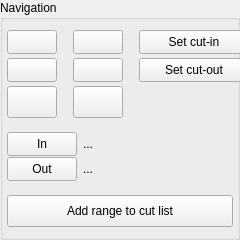
<ui version="4.0" >
 <class>TTCutFrameNavigation</class>
 <widget class="QWidget" name="TTCutFrameNavigation" >
  <property name="geometry" >
   <rect>
    <x>0</x>
    <y>0</y>
    <width>240</width>
    <height>240</height>
   </rect>
  </property>
  <property name="sizePolicy" >
   <sizepolicy vsizetype="Minimum" hsizetype="Minimum" >
    <horstretch>0</horstretch>
    <verstretch>0</verstretch>
   </sizepolicy>
  </property>
  <property name="minimumSize" >
   <size>
    <width>240</width>
    <height>240</height>
   </size>
  </property>
  <property name="windowTitle" >
   <string>Form</string>
  </property>
  <layout class="QGridLayout" >
   <property name="margin" >
    <number>0</number>
   </property>
   <property name="spacing" >
    <number>0</number>
   </property>
   <item row="0" column="0" >
    <widget class="QGroupBox" name="gbNavigation" >
     <property name="sizePolicy" >
      <sizepolicy vsizetype="Minimum" hsizetype="Minimum" >
       <horstretch>0</horstretch>
       <verstretch>0</verstretch>
      </sizepolicy>
     </property>
     <property name="minimumSize" >
      <size>
       <width>0</width>
       <height>0</height>
      </size>
     </property>
     <property name="sizeIncrement" >
      <size>
       <width>1</width>
       <height>0</height>
      </size>
     </property>
     <property name="title" >
      <string>Navigation</string>
     </property>
     <layout class="QGridLayout" >
      <property name="margin" >
       <number>4</number>
      </property>
      <property name="spacing" >
       <number>4</number>
      </property>
      <item row="0" column="0" >
       <layout class="QGridLayout" >
        <property name="horizontalSpacing" >
         <number>16</number>
        </property>
        <property name="verticalSpacing" >
         <number>4</number>
        </property>
        <item row="0" column="0" >
         <widget class="QPushButton" name="pbPrevIFrame" >
          <property name="sizePolicy" >
           <sizepolicy vsizetype="Fixed" hsizetype="Minimum" >
            <horstretch>1</horstretch>
            <verstretch>0</verstretch>
           </sizepolicy>
          </property>
          <property name="minimumSize" >
           <size>
            <width>50</width>
            <height>24</height>
           </size>
          </property>
          <property name="maximumSize" >
           <size>
            <width>50</width>
            <height>32</height>
           </size>
          </property>
          <property name="toolTip" >
           <string comment="Go to previos I-Frame" />
          </property>
          <property name="layoutDirection" >
           <enum>Qt::LeftToRight</enum>
          </property>
          <property name="autoFillBackground" >
           <bool>false</bool>
          </property>
          <property name="text" >
           <string/>
          </property>
          <property name="icon" >
           <iconset resource="framenavigationwidget.qrc" >
            <normaloff>:/pixmaps/pixmaps/goto-previ.png</normaloff>
            <normalon>:/pixmaps/pixmaps/goto-previ.png</normalon>:/pixmaps/pixmaps/goto-previ.png</iconset>
          </property>
          <property name="iconSize" >
           <size>
            <width>16</width>
            <height>14</height>
           </size>
          </property>
         </widget>
        </item>
        <item row="0" column="1" >
         <widget class="QPushButton" name="pbNextIFrame" >
          <property name="sizePolicy" >
           <sizepolicy vsizetype="Fixed" hsizetype="Minimum" >
            <horstretch>1</horstretch>
            <verstretch>0</verstretch>
           </sizepolicy>
          </property>
          <property name="minimumSize" >
           <size>
            <width>50</width>
            <height>24</height>
           </size>
          </property>
          <property name="maximumSize" >
           <size>
            <width>50</width>
            <height>32</height>
           </size>
          </property>
          <property name="toolTip" >
           <string comment="Go to next I-Frame" />
          </property>
          <property name="text" >
           <string/>
          </property>
          <property name="icon" >
           <iconset resource="framenavigationwidget.qrc" >
            <normaloff>:/pixmaps/pixmaps/goto-nexti.png</normaloff>:/pixmaps/pixmaps/goto-nexti.png</iconset>
          </property>
          <property name="iconSize" >
           <size>
            <width>16</width>
            <height>14</height>
           </size>
          </property>
         </widget>
        </item>
        <item row="0" column="2" >
         <widget class="QPushButton" name="pbSetCutIn" >
          <property name="sizePolicy" >
           <sizepolicy vsizetype="Fixed" hsizetype="Minimum" >
            <horstretch>2</horstretch>
            <verstretch>0</verstretch>
           </sizepolicy>
          </property>
          <property name="minimumSize" >
           <size>
            <width>110</width>
            <height>24</height>
           </size>
          </property>
          <property name="maximumSize" >
           <size>
            <width>120</width>
            <height>24</height>
           </size>
          </property>
          <property name="text" >
           <string>Set cut-in</string>
          </property>
         </widget>
        </item>
        <item row="0" column="3" >
         <spacer>
          <property name="orientation" >
           <enum>Qt::Horizontal</enum>
          </property>
          <property name="sizeHint" stdset="0" >
           <size>
            <width>40</width>
            <height>20</height>
           </size>
          </property>
         </spacer>
        </item>
        <item row="1" column="0" >
         <widget class="QPushButton" name="pbPrevPFrame" >
          <property name="sizePolicy" >
           <sizepolicy vsizetype="Fixed" hsizetype="Minimum" >
            <horstretch>1</horstretch>
            <verstretch>0</verstretch>
           </sizepolicy>
          </property>
          <property name="minimumSize" >
           <size>
            <width>50</width>
            <height>24</height>
           </size>
          </property>
          <property name="maximumSize" >
           <size>
            <width>50</width>
            <height>32</height>
           </size>
          </property>
          <property name="toolTip" >
           <string comment="Go to previous P-Frame" />
          </property>
          <property name="layoutDirection" >
           <enum>Qt::RightToLeft</enum>
          </property>
          <property name="text" >
           <string/>
          </property>
          <property name="icon" >
           <iconset resource="framenavigationwidget.qrc" >
            <normaloff>:/pixmaps/pixmaps/goto-prevpi.png</normaloff>:/pixmaps/pixmaps/goto-prevpi.png</iconset>
          </property>
          <property name="iconSize" >
           <size>
            <width>26</width>
            <height>14</height>
           </size>
          </property>
         </widget>
        </item>
        <item row="1" column="1" >
         <widget class="QPushButton" name="pbNextPFrame" >
          <property name="sizePolicy" >
           <sizepolicy vsizetype="Fixed" hsizetype="Minimum" >
            <horstretch>1</horstretch>
            <verstretch>0</verstretch>
           </sizepolicy>
          </property>
          <property name="minimumSize" >
           <size>
            <width>50</width>
            <height>24</height>
           </size>
          </property>
          <property name="maximumSize" >
           <size>
            <width>50</width>
            <height>32</height>
           </size>
          </property>
          <property name="toolTip" >
           <string comment="Go to next P-Frame" />
          </property>
          <property name="layoutDirection" >
           <enum>Qt::RightToLeft</enum>
          </property>
          <property name="text" >
           <string/>
          </property>
          <property name="icon" >
           <iconset resource="framenavigationwidget.qrc" >
            <normaloff>:/pixmaps/pixmaps/goto-nextpi.png</normaloff>:/pixmaps/pixmaps/goto-nextpi.png</iconset>
          </property>
          <property name="iconSize" >
           <size>
            <width>26</width>
            <height>14</height>
           </size>
          </property>
         </widget>
        </item>
        <item row="1" column="2" >
         <widget class="QPushButton" name="pbSetCutOut" >
          <property name="sizePolicy" >
           <sizepolicy vsizetype="Fixed" hsizetype="Minimum" >
            <horstretch>2</horstretch>
            <verstretch>0</verstretch>
           </sizepolicy>
          </property>
          <property name="minimumSize" >
           <size>
            <width>110</width>
            <height>24</height>
           </size>
          </property>
          <property name="maximumSize" >
           <size>
            <width>120</width>
            <height>24</height>
           </size>
          </property>
          <property name="text" >
           <string>Set cut-out</string>
          </property>
         </widget>
        </item>
        <item row="1" column="3" >
         <spacer>
          <property name="orientation" >
           <enum>Qt::Horizontal</enum>
          </property>
          <property name="sizeHint" stdset="0" >
           <size>
            <width>40</width>
            <height>20</height>
           </size>
          </property>
         </spacer>
        </item>
        <item row="2" column="0" >
         <widget class="QPushButton" name="pbPrevBFrame" >
          <property name="sizePolicy" >
           <sizepolicy vsizetype="Fixed" hsizetype="Minimum" >
            <horstretch>1</horstretch>
            <verstretch>0</verstretch>
           </sizepolicy>
          </property>
          <property name="minimumSize" >
           <size>
            <width>50</width>
            <height>24</height>
           </size>
          </property>
          <property name="maximumSize" >
           <size>
            <width>50</width>
            <height>32</height>
           </size>
          </property>
          <property name="toolTip" >
           <string comment="Go to previous B-Frame" />
          </property>
          <property name="layoutDirection" >
           <enum>Qt::RightToLeft</enum>
          </property>
          <property name="text" >
           <string/>
          </property>
          <property name="icon" >
           <iconset resource="framenavigationwidget.qrc" >
            <normaloff>:/pixmaps/pixmaps/goto-prevb.png</normaloff>:/pixmaps/pixmaps/goto-prevb.png</iconset>
          </property>
          <property name="iconSize" >
           <size>
            <width>18</width>
            <height>14</height>
           </size>
          </property>
         </widget>
        </item>
        <item row="2" column="1" >
         <widget class="QPushButton" name="pbNextBFrame" >
          <property name="sizePolicy" >
           <sizepolicy vsizetype="Fixed" hsizetype="Minimum" >
            <horstretch>1</horstretch>
            <verstretch>0</verstretch>
           </sizepolicy>
          </property>
          <property name="minimumSize" >
           <size>
            <width>50</width>
            <height>24</height>
           </size>
          </property>
          <property name="maximumSize" >
           <size>
            <width>50</width>
            <height>32</height>
           </size>
          </property>
          <property name="toolTip" >
           <string comment="Go to next B-Frame" />
          </property>
          <property name="layoutDirection" >
           <enum>Qt::RightToLeft</enum>
          </property>
          <property name="text" >
           <string/>
          </property>
          <property name="icon" >
           <iconset resource="framenavigationwidget.qrc" >
            <normaloff>:/pixmaps/pixmaps/goto-nextb.png</normaloff>:/pixmaps/pixmaps/goto-nextb.png</iconset>
          </property>
          <property name="iconSize" >
           <size>
            <width>16</width>
            <height>14</height>
           </size>
          </property>
          <property name="autoRepeat" >
           <bool>false</bool>
          </property>
          <property name="flat" >
           <bool>false</bool>
          </property>
         </widget>
        </item>
        <item row="2" column="2" colspan="2" >
         <spacer>
          <property name="orientation" >
           <enum>Qt::Horizontal</enum>
          </property>
          <property name="sizeHint" stdset="0" >
           <size>
            <width>180</width>
            <height>20</height>
           </size>
          </property>
         </spacer>
        </item>
       </layout>
      </item>
      <item row="1" column="0" >
       <spacer>
        <property name="orientation" >
         <enum>Qt::Vertical</enum>
        </property>
        <property name="sizeType" >
         <enum>QSizePolicy::Minimum</enum>
        </property>
        <property name="sizeHint" stdset="0" >
         <size>
          <width>20</width>
          <height>4</height>
         </size>
        </property>
       </spacer>
      </item>
      <item row="2" column="0" >
       <layout class="QGridLayout" >
        <property name="horizontalSpacing" >
         <number>4</number>
        </property>
        <property name="verticalSpacing" >
         <number>1</number>
        </property>
        <item row="0" column="0" >
         <widget class="QPushButton" name="pbGotoCutIn" >
          <property name="sizePolicy" >
           <sizepolicy vsizetype="Fixed" hsizetype="Minimum" >
            <horstretch>2</horstretch>
            <verstretch>0</verstretch>
           </sizepolicy>
          </property>
          <property name="minimumSize" >
           <size>
            <width>70</width>
            <height>24</height>
           </size>
          </property>
          <property name="maximumSize" >
           <size>
            <width>70</width>
            <height>31</height>
           </size>
          </property>
          <property name="text" >
           <string>In</string>
          </property>
          <property name="icon" >
           <iconset resource="framenavigationwidget.qrc" >
            <normaloff>:/pixmaps/pixmaps/goto_18.xpm</normaloff>:/pixmaps/pixmaps/goto_18.xpm</iconset>
          </property>
         </widget>
        </item>
        <item row="0" column="1" >
         <spacer>
          <property name="orientation" >
           <enum>Qt::Horizontal</enum>
          </property>
          <property name="sizeType" >
           <enum>QSizePolicy::Minimum</enum>
          </property>
          <property name="sizeHint" stdset="0" >
           <size>
            <width>2</width>
            <height>20</height>
           </size>
          </property>
         </spacer>
        </item>
        <item row="0" column="2" >
         <widget class="QLabel" name="laCutInPosition" >
          <property name="sizePolicy" >
           <sizepolicy vsizetype="Minimum" hsizetype="MinimumExpanding" >
            <horstretch>4</horstretch>
            <verstretch>1</verstretch>
           </sizepolicy>
          </property>
          <property name="minimumSize" >
           <size>
            <width>0</width>
            <height>18</height>
           </size>
          </property>
          <property name="maximumSize" >
           <size>
            <width>300</width>
            <height>24</height>
           </size>
          </property>
          <property name="text" >
           <string>...</string>
          </property>
         </widget>
        </item>
        <item row="1" column="0" >
         <widget class="QPushButton" name="pbGotoCutOut" >
          <property name="sizePolicy" >
           <sizepolicy vsizetype="Fixed" hsizetype="Minimum" >
            <horstretch>2</horstretch>
            <verstretch>0</verstretch>
           </sizepolicy>
          </property>
          <property name="minimumSize" >
           <size>
            <width>70</width>
            <height>24</height>
           </size>
          </property>
          <property name="maximumSize" >
           <size>
            <width>70</width>
            <height>31</height>
           </size>
          </property>
          <property name="sizeIncrement" >
           <size>
            <width>0</width>
            <height>0</height>
           </size>
          </property>
          <property name="text" >
           <string>Out</string>
          </property>
          <property name="icon" >
           <iconset resource="framenavigationwidget.qrc" >
            <normaloff>:/pixmaps/pixmaps/goto_18.xpm</normaloff>:/pixmaps/pixmaps/goto_18.xpm</iconset>
          </property>
         </widget>
        </item>
        <item row="1" column="1" >
         <spacer>
          <property name="orientation" >
           <enum>Qt::Horizontal</enum>
          </property>
          <property name="sizeType" >
           <enum>QSizePolicy::Minimum</enum>
          </property>
          <property name="sizeHint" stdset="0" >
           <size>
            <width>2</width>
            <height>20</height>
           </size>
          </property>
         </spacer>
        </item>
        <item row="1" column="2" >
         <widget class="QLabel" name="laCutOutPosition" >
          <property name="sizePolicy" >
           <sizepolicy vsizetype="Minimum" hsizetype="MinimumExpanding" >
            <horstretch>4</horstretch>
            <verstretch>1</verstretch>
           </sizepolicy>
          </property>
          <property name="minimumSize" >
           <size>
            <width>0</width>
            <height>18</height>
           </size>
          </property>
          <property name="maximumSize" >
           <size>
            <width>300</width>
            <height>24</height>
           </size>
          </property>
          <property name="text" >
           <string>...</string>
          </property>
         </widget>
        </item>
       </layout>
      </item>
      <item row="3" column="0" >
       <spacer>
        <property name="orientation" >
         <enum>Qt::Vertical</enum>
        </property>
        <property name="sizeType" >
         <enum>QSizePolicy::Minimum</enum>
        </property>
        <property name="sizeHint" stdset="0" >
         <size>
          <width>375</width>
          <height>4</height>
         </size>
        </property>
       </spacer>
      </item>
      <item row="4" column="0" >
       <layout class="QGridLayout" >
        <item row="0" column="0" colspan="2" >
         <widget class="QPushButton" name="pbAddCut" >
          <property name="minimumSize" >
           <size>
            <width>52</width>
            <height>32</height>
           </size>
          </property>
          <property name="maximumSize" >
           <size>
            <width>600</width>
            <height>32</height>
           </size>
          </property>
          <property name="text" >
           <string>Add range to cut list</string>
          </property>
          <property name="icon" >
           <iconset resource="framenavigationwidget.qrc" >
            <normaloff>:/pixmaps/pixmaps/add-file.png</normaloff>:/pixmaps/pixmaps/add-file.png</iconset>
          </property>
          <property name="iconSize" >
           <size>
            <width>18</width>
            <height>18</height>
           </size>
          </property>
         </widget>
        </item>
       </layout>
      </item>
     </layout>
    </widget>
   </item>
  </layout>
 </widget>
 <resources>
  <include location="framenavigationwidget.qrc" />
 </resources>
 <connections/>
 <designerdata>
  <property name="gridDeltaX" >
   <number>10</number>
  </property>
  <property name="gridDeltaY" >
   <number>10</number>
  </property>
  <property name="gridSnapX" >
   <bool>false</bool>
  </property>
  <property name="gridSnapY" >
   <bool>false</bool>
  </property>
  <property name="gridVisible" >
   <bool>true</bool>
  </property>
 </designerdata>
</ui>
